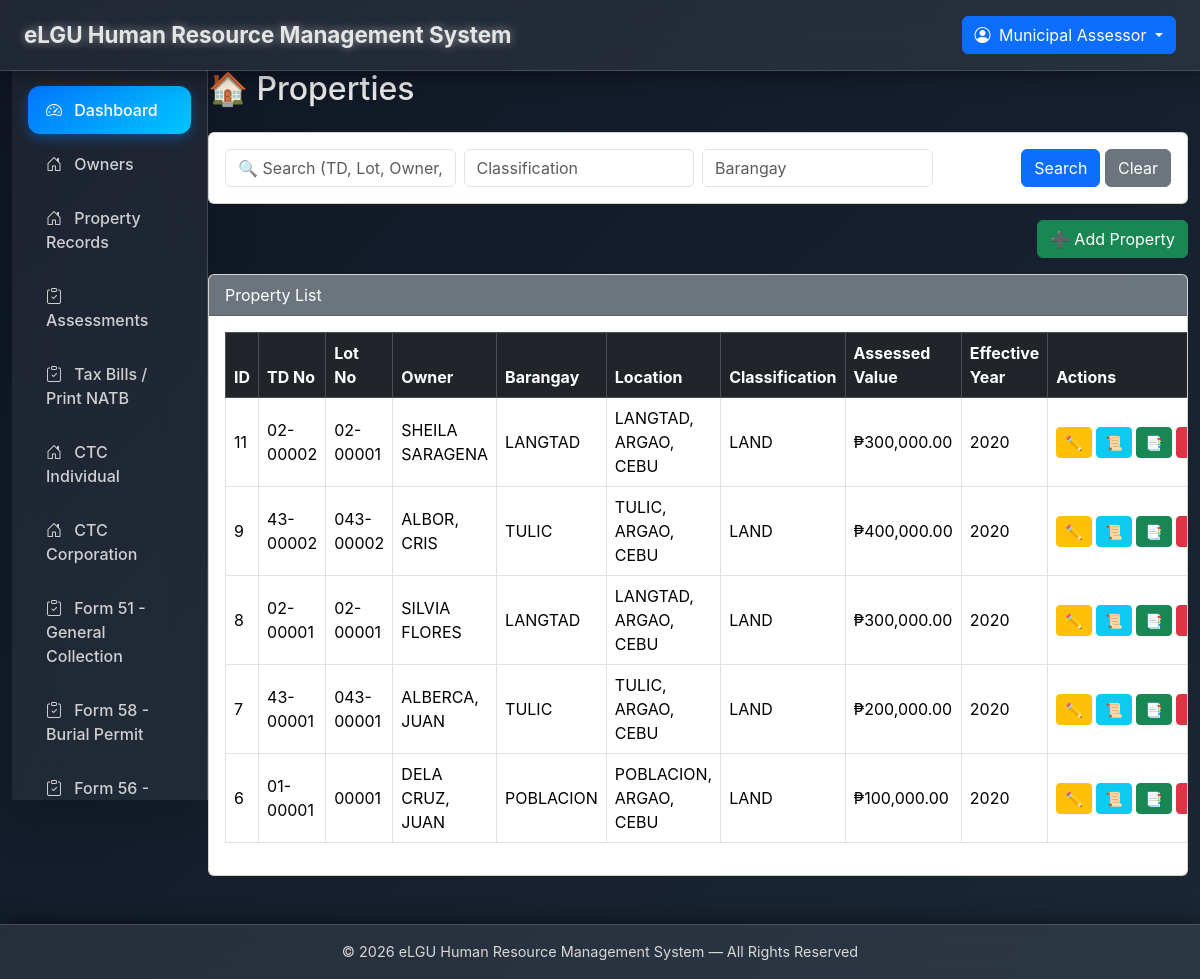
Page /assessor/properties.php (signed in) on the committed database.
### tables this page shows
CREATE TABLE `properties` (
  `id` int(11) NOT NULL,
  `td_no` varchar(50) DEFAULT NULL,
  `lot_no` varchar(100) DEFAULT NULL,
  `location` varchar(255) DEFAULT NULL,
  `barangay` varchar(100) DEFAULT NULL,
  `classification` varchar(100) DEFAULT NULL,
  `assessed_value` decimal(18,2) DEFAULT 0.00,
  `effective_year` int(4) DEFAULT NULL,
  `revision_year` int(4) DEFAULT NULL,
  `owner_id` int(11) DEFAULT NULL,
  `notes` text DEFAULT NULL,
  `created_at` timestamp NOT NULL DEFAULT current_timestamp(),
  `updated_at` timestamp NOT NULL DEFAULT current_timestamp() ON UPDATE current_timestamp()
);

CREATE TABLE `owners` (
  `id` int(11) NOT NULL,
  `name` varchar(255) NOT NULL,
  `username` varchar(100) DEFAULT NULL,
  `email` varchar(255) DEFAULT NULL,
  `password` varchar(255) DEFAULT NULL,
  `address` text DEFAULT NULL,
  `tin` varchar(50) DEFAULT NULL,
  `contact_no` varchar(20) DEFAULT NULL,
  `created_at` timestamp NOT NULL DEFAULT current_timestamp()
);

### assessor/properties.php (the view, shortened to what this page needs)
<?php
require_once __DIR__ . '/../layouts/header.php';
require_once __DIR__ . '/../layouts/sidebar.php';
$where = "WHERE 1=1";
$search = trim($_GET['search'] ?? '');
$filter_classification = trim($_GET['classification'] ?? '');
$filter_barangay = trim($_GET['barangay'] ?? '');
$page = max(1, (int)($_GET['page'] ?? 1));
$limit = 10;
$offset = ($page - 1) * $limit;
$sql = "SELECT p.*, o.name AS owner_name
        FROM properties p
        LEFT JOIN owners o ON o.id=p.owner_id
        $where
        ORDER BY p.id DESC
        LIMIT $limit OFFSET $offset";
$stmt = $mysqli->prepare($sql);
$stmt->execute();
$res = $stmt->get_result();
?>
<h2 class="mb-4">🏠 Properties</h2>
<div class="card mb-3">
  <div class="card-body">
    <form method="get" class="row g-2 align-items-center">
      <div class="col-md-3"><input type="text" name="search" value="<?=htmlspecialchars($search)?>" class="form-control" placeholder="🔍 Search (TD, Lot, Owner, Location)"></div>
      <div class="col-md-3"><input type="text" name="classification" value="<?=htmlspecialchars($filter_classification)?>" class="form-control" placeholder="Classification"></div>
      <div class="col-md-3"><input type="text" name="barangay" value="<?=htmlspecialchars($filter_barangay)?>" class="form-control" placeholder="Barangay"></div>
      <div class="col-md-3 text-end">
        <button class="btn btn-primary">Search</button>
        <a href="properties.php" class="btn btn-secondary">Clear</a>
      </div>
    </form>
  </div>
</div>
<div class="text-end mb-3">
  <button class="btn btn-success" data-bs-toggle="modal" data-bs-target="#addModal">➕ Add Property</button>
</div>
<div class="card">
  <div class="card-header bg-secondary text-white">Property List</div>
  <div class="card-body table-responsive">
    <table class="table table-bordered table-hover align-middle">
      <thead class="table-dark">
        <tr>
          <th>ID</th><th>TD No</th><th>Lot No</th><th>Owner</th><th>Barangay</th><th>Location</th>
          <th>Classification</th><th>Assessed Value</th><th>Effective Year</th><th>Actions</th>
        </tr>
      </thead>
      <tbody>
        <?php while($row = $res->fetch_assoc()): ?>
        <tr>
          <td><?=$row['id']?></td>
          <td><?=htmlspecialchars($row['td_no'])?></td>
          <td><?=htmlspecialchars($row['lot_no'])?></td>
          <td><?=htmlspecialchars($row['owner_name'])?></td>
          <td><?=htmlspecialchars($row['barangay'])?></td>
          <td><?=htmlspecialchars($row['location'])?></td>
          <td><?=htmlspecialchars($row['classification'])?></td>
          <td>₱<?=number_format($row['assessed_value'],2)?></td>
          <td><?=$row['effective_year']?></td>
          <td class="text-nowrap">
            <button class="btn btn-warning btn-sm edit-btn"
              data-id="<?=$row['id']?>"
              data-td="<?=$row['td_no']?>"
              data-lot="<?=$row['lot_no']?>"
              data-owner="<?=$row['owner_id']?>"
              data-barangay="<?=$row['barangay']?>"
              data-location="<?=$row['location']?>"
              data-classification="<?=$row['classification']?>"
              data-value="<?=$row['assessed_value']?>"
              data-year="<?=$row['effective_year']?>">✏️</button>
            <button class="btn btn-info btn-sm history-btn" data-id="<?=$row['id']?>">📜</button>
            <a href="assessments.php?property_id=<?=$row['id']?>" class="btn btn-success btn-sm">📑</a>
            <form method="post" class="d-inline" onsubmit="return confirm('Delete this property?')">
              <button class="btn btn-danger btn-sm" name="delete_property">🗑️</button>
            </form>
          </td>
        </tr>
        <?php endwhile; ?>
      </tbody>
    </table>
  </div>
</div>
<?php require_once __DIR__ . '/../layouts/footer.php'; ?>

### layouts/header.php (style rules this page uses)
body { background: linear-gradient(135deg, #0f1624, #1b2735); color: #e5e5e5; overflow-x: hidden; font-family: 'Inter', sans-serif; }

### rows in the picture
properties: id "11", td_no "02-00002", lot_no "02-00001", owner.name "SHEILA SARAGENA", barangay "LANGTAD", location "LANGTAD, ARGAO, CEBU", classification "LAND", assessed_value "300,000.00", effective_year "2020"
properties: id "9", td_no "43-00002", lot_no "043-00002", owner.name "ALBOR, CRIS", barangay "TULIC", location "TULIC, ARGAO, CEBU", classification "LAND", assessed_value "400,000.00", effective_year "2020"
properties: id "8", td_no "02-00001", lot_no "02-00001", owner.name "SILVIA FLORES", barangay "LANGTAD", location "LANGTAD, ARGAO, CEBU", classification "LAND", assessed_value "300,000.00", effective_year "2020"
properties: id "7", td_no "43-00001", lot_no "043-00001", owner.name "ALBERCA, JUAN", barangay "TULIC", location "TULIC, ARGAO, CEBU", classification "LAND", assessed_value "200,000.00", effective_year "2020"
properties: id "6", td_no "01-00001", lot_no "00001", owner.name "DELA CRUZ, JUAN", barangay "POBLACION", location "POBLACION, ARGAO, CEBU", classification "LAND", assessed_value "100,000.00", effective_year "2020"

### other values in the picture
SYSTEM_NAME "eLGU Human Resource Management System"
$_SESSION['name'] "Municipal Assessor"
